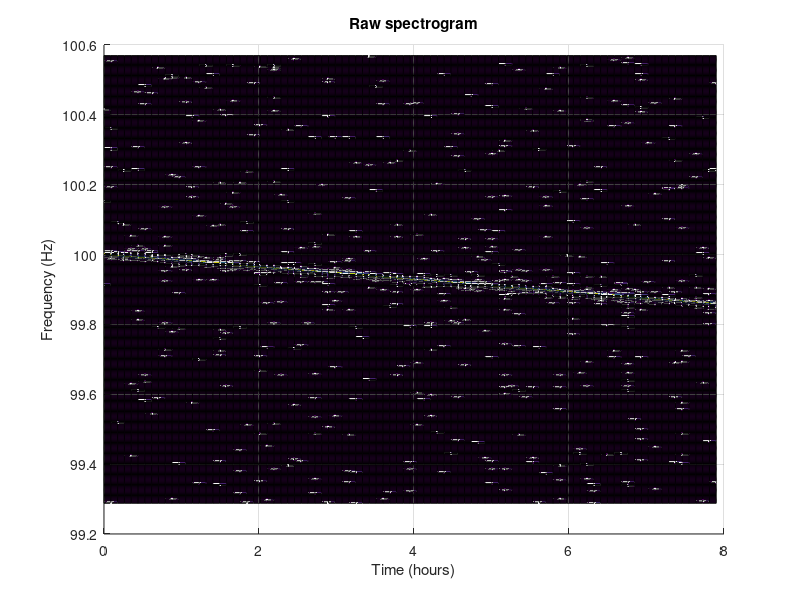

MATLAB code to generate this figure: (Note: this script raises an error after producing the figure.)
% SNRg Calculations

clear;
clc;
close all;

% Choose settings (0 = off, 1 = on)
ParsevalSNR = 1; 
RealPartDS = 0;
Animation = 0;
NequalNseg = 1;
PlotSNRvsdfdot = 1;
PlotMaxSNRgvsTobs = 0;
PlotLastTimeSegment = 0;
Plotdfdotvsi = 0;
OutputFile1 = 0;
OutputFile2 = 0;
OutputFile3 = 0;

%% Generate Signal Spectrogram

% SNR1 and {SNRg_i | M<=i<=N} will be calculated
M = 1;
N = 1500;
Ntrial = 10;
if (OutputFile1 == 0)
    Ntrial = 1;
end

% Set information on noise samples
nNoiseSample = 10;
noiseOffset = 50;
nBinSide = 4;

% Sampling frequency
fsamp = 1024.;

% Noise ASD ( / sqrt(Hz) )
hnoise = 12;
noiseamp = hnoise;

% Signal initial frequency (Hz)
f_sig = 100.;

% Signal frequency derivative (Hz/s)
fdot_sig = -5.e-6;

% Length of observation (hr)
Tobs_hr = 8.;
Tobs = Tobs_hr * 3600.;
if (OutputFile1 == 1)
    if (ParsevalSNR == 1)
        filename = sprintf('SNRgfdot_%0.es-2Tobs_%0.fhrP.csv', fdot_sig, Tobs_hr);
    else
        filename = sprintf('SNRgfdot_%0.es-2Tobs_%0.fhr.csv', fdot_sig, Tobs_hr);
    end
end

% Coherence time (hr) - choose so that signal drifts 0.5 bin per coherence time
Tcoh_hr = 1./3600.*sqrt(0.5/abs(fdot_sig));
Tcoh = Tcoh_hr * 3600.;

% Adjust coherence time to be an integer number of seconds
Tcoh = floor(Tcoh);
Tcoh_hr = Tcoh/3600.;

% DO NOT TOUCH/CARE
searchScale = 0;

f_sigStepSize = (0.1)/Tcoh*(Tcoh < Tobs) + 0.3/sqrt(0.5/(1.e-6))*(Tcoh >= Tobs);
fvec_sig = (f_sig-searchScale*f_sigStepSize) : f_sigStepSize : (f_sig+searchScale*f_sigStepSize);

fdot_sigStepSize = (7.8e-6)*abs(fdot_sig)*(fdot_sig ~= 0) + 1.e-7*(fdot_sig == 0);
fdotvec_sig = (fdot_sig-searchScale*fdot_sigStepSize) : fdot_sigStepSize : (fdot_sig+searchScale*fdot_sigStepSize);

[F, Fdot] = meshgrid(fvec_sig, fdotvec_sig);

% Adjust observation time to be exactly an integer number of coherence times to avoid binning headaches
Nseg = floor(Tobs/Tcoh);
if (NequalNseg == 1)
    N = Nseg;
    %N = floor(Nseg/10)*10;
end
Tobs = Nseg*Tcoh;
Tobs_hr = Tobs / 3600.;
fprintf('Observation time = %d sec (%f hr)\n',Tobs,Tobs_hr);
fprintf('Coherence time per segment = %d sec (%f hr)\n',Tcoh,Tcoh_hr);
assert(M<=N, 'Error: M>N');

% Set noise power mean and standard deviation from Parseval's Theorem
if (ParsevalSNR == 1)
    noiseMean = 1;
    noiseSTD = 1;
end

% Define time series to hold raw data stream of signal plus noise
deltat = 1./fsamp;
t = 0:deltat:Tobs;
Nsample = length(t);

% Search band width (Hz)
bandscale = 115; % Increase if fIndex is too high/low
f_siglo = min(f_sig,f_sig+fdot_sig*Tobs);
f_sighi = max(f_sig,f_sig+fdot_sig*Tobs);
freqlo_approx = min(fvec_sig)+min(fdotvec_sig)*Tobs - (noiseOffset + nNoiseSample + nBinSide)/Tcoh - bandscale/Tcoh;
freqhi_approx = max(fvec_sig)+max(fdotvec_sig)*Tobs*(max(fdotvec_sig) > 0) + (noiseOffset + nNoiseSample + nBinSide)/Tcoh + bandscale/Tcoh;
freqhi = ceil(freqhi_approx * Tcoh)/Tcoh;
freqlo = floor(freqlo_approx * Tcoh)/Tcoh;
bandwidth = freqhi - freqlo;
fprintf('Low/high frequencies of band shown: %f-%f Hz\n',freqlo,freqhi);

% Number of bins signal drifts per coherence time
Nbin_drift = abs(fdot_sig) * Tcoh * Tcoh;
Nbin_drift_total = abs(fdot_sig) * Tobs * Tcoh;
fprintf('Number of bins signal drifts per coherence time = %8.2f\n',Nbin_drift);
fprintf('Total number of bins signal drifts = %8.2f\n',Nbin_drift_total);

for dummyIterator = 1:Ntrial
    % Generate noise
    noise = noiseamp*random('norm',0.,1.,1.,Nsample);

    % Signal amplitude (no antenna pattern) 
    hamp = 1;

    % Generate signal in time domain
    signal = hamp*sin(2*pi*(f_sig*t + 0.5*fdot_sig*t.^2));
    data = signal + noise;

    % Generate spectra for each coherence time and extract band of interest to make spectrogram
    indbandlo = floor(freqlo*Tcoh)+1;
    indbandhi = floor(freqhi*Tcoh)+1;
    nbandbin = indbandhi - indbandlo + 1;
    Nseg = floor(Tobs/Tcoh);
    Nsample_coh = floor(Nsample / Nseg);
    spectrogram = zeros(nbandbin,Nseg);
    rawSpectrogram = (1+sqrt(-1)).*zeros(nbandbin,Nseg);
    fftNormalization = sqrt(1/Tcoh/fsamp)/noiseamp;
    for seg = 1:Nseg
       fprintf('Generating segment %d\n',seg);
       indlo = (seg-1)*Nsample_coh + 1;
       indhi = indlo + Nsample_coh - 1;
       segment = data(indlo:indhi);
       segment_noNoise = signal(indlo:indhi);
       rawfft = fft(segment,Nsample_coh);
       spectrogram(1:nbandbin,seg) = abs(rawfft(indbandlo:indbandhi))*fftNormalization;
       rawSpectrogram(1:nbandbin,seg) = rawfft(indbandlo:indbandhi)*fftNormalization;
       [dummyVariable, fIndex_sig] = max(rawfft(indbandlo:indbandhi)*fftNormalization);
       if (seg == round(Nseg/5) || seg == round(Nseg/5*2) || seg == round(Nseg/5*3) || seg == round(Nseg/5*4) || seg == Nseg)
           fprintf('Signal fIndex of segment %d = %d; magnitude = %d; phase = %d\n', seg, fIndex_sig, abs(dummyVariable), angle(dummyVariable));
       end
    end

    % Create modified spectrogram for plot
    plotSpectrogram = spectrogram;
    for k = 1:Nseg
        segment = plotSpectrogram(:, k);
        segment(segment < 0.1*max(segment)) = 0;
        plotSpectrogram(:, k) = segment;
    end

    % Plot spectrogram bar3(spectrogram)
    segarray = 1:Nseg;
    seghour = (segarray-1)*Tcoh/3600.;
    indarray = [indbandlo:indbandhi];
    freqplot = (indarray-indbandlo)*1.0/Tcoh + freqlo;

    figure(1);
    fprintf('Creating spectrogram plot with %d time bins (columns) and %d frequency bins (rows)...\n',Nseg,nbandbin);
    s1 = surf(seghour,freqplot,plotSpectrogram);
    title('Raw spectrogram');
    xlabel('Time (hours)');
    ylabel('Frequency (Hz)');
    view(0,90);
    ax = gca;
    ax.FontSize = 18;
    ax.LineWidth = 3;
    axis([min(seghour) max(seghour) min(freqplot) max(freqplot)]);

    %% Calculate Detection Statistics

    % Create vector of column midpoints
    tMid = zeros(1, Nseg);
    for tIndex = 1:Nseg
    tMid(tIndex) = (tIndex - 0.5)*Tcoh;
    end

    tMid_hr = tMid./3600;

    % Create vector of indices for frequency trajectory
    freqTrajIndex = zeros(1, Nseg);
    for tIndex = 1:Nseg
        freqTrajIndex(tIndex) = find(t == tMid(tIndex));
    end

    % Calculate expected phase/frequency trajectories and signal
    freqTraj = f_sig + fdot_sig.*t;
    phaseTraj = 2*pi.*(f_sig.*t + 0.5*fdot_sig.*t.^2);
    searchSignal = hamp.*sin(phaseTraj);

    % Create template spectrogram
    searchSpectrogram = (1+sqrt(-1)).*zeros(nbandbin,Nseg);
    for seg = 1:Nseg
        indlo = (seg-1)*Nsample_coh + 1;
        indhi = indlo + Nsample_coh - 1;
        searchSegment = searchSignal(indlo:indhi);
        searchRawfft = fft(searchSegment, Nsample_coh);
        searchSpectrogram(1:nbandbin,seg) = searchRawfft(indbandlo:indbandhi)*fftNormalization;
    end

    % Find predicted frequency at each column midpoint
    fMid = zeros(1, Nseg);
    for tIndex = 1:Nseg
        fMid(tIndex) = freqTraj(freqTrajIndex(tIndex));
    end

    % Calculate signal frequency indices
    fIndex = zeros(1, Nseg);
    for tIndex = 1:Nseg
        fIndex(tIndex) = find(abs(freqplot - fMid(tIndex)) == min(abs(freqplot - fMid(tIndex))), 1, 'first');
    end

    % Calculate background noise frequency indices
    fIndex_noise = zeros(nNoiseSample, Nseg);
    for k = 1:nNoiseSample
        fIndex_noise(k, :) = fIndex + (2*nBinSide+2)*k + noiseOffset;
    end

    % Calculate weights array
    weight = (1+sqrt(-1)).*zeros(nbandbin,Nseg);
    for tIndex = 1:Nseg
        %weight(:, tIndex) = hamp.*searchSpectrogram(:, tIndex)/sum(abs(searchSpectrogram((fIndex(tIndex)-nBinSide):(fIndex(tIndex)+nBinSide), tIndex)).^2);
        weight(:, tIndex) = searchSpectrogram(:, tIndex).*abs(searchSpectrogram(:, tIndex)).^2/sum(abs(searchSpectrogram((fIndex(tIndex)-nBinSide):(fIndex(tIndex)+nBinSide), tIndex)).^2);
    end

    % Calculate detection statistics
    signalDS1 = 0;
    signalDSg_i = zeros(N-M+1, 1);
    grouper_sig = (1+sqrt(-1)).*zeros(N-M+1, 1);
    noiseDS1 = zeros(1, nNoiseSample);
    noiseDSg_i = (1+sqrt(-1)).*zeros(N-M+1, nNoiseSample);
    grouper_noise = (1+sqrt(-1)).*zeros(N-M+1, nNoiseSample);

    signalDSContribution1 = [];
    signalDSContribution2 = [];
    signalDSContribution3 = [];
    signalDSContribution4 = [];

    noiseDSContribution1 = [];
    noiseDSContribution2 = [];
    noiseDSContribution3 = [];
    noiseDSContribution4 = [];

    for tIndex = 1:Nseg
        % Signal detection statistics
        signalDS1 = signalDS1 + (abs(spectrogram(fIndex(tIndex), tIndex)))^2;
        grouper_sig = grouper_sig + sum(conj(weight((fIndex(tIndex)-nBinSide):(fIndex(tIndex)+nBinSide), tIndex)).*rawSpectrogram((fIndex(tIndex)-nBinSide):(fIndex(tIndex)+nBinSide), tIndex));
        for i = M:N
            if (RealPartDS == 1)
                contribution = real(grouper_sig(i-M+1)); 
            else
                contribution = abs(grouper_sig(i-M+1))^2;
            end
            if (mod(tIndex, i) == 0)
                signalDSg_i(i-M+1) = signalDSg_i(i-M+1) + contribution;
                if (i == 1)
                    signalDSContribution1 = [signalDSContribution1, contribution];
                elseif (i == 2)
                    signalDSContribution2 = [signalDSContribution2, contribution];
                elseif (i == 3)
                    signalDSContribution3 = [signalDSContribution3, contribution];
                elseif (i == 4)
                    signalDSContribution4 = [signalDSContribution4, contribution];
                end
                grouper_sig(i-M+1) = 0;
            elseif (tIndex == Nseg)
                signalDSg_i(i-M+1) = signalDSg_i(i-M+1) + contribution;
                grouper_sig(i-M+1) = 0;
            end
        end

        % Noise detection statistics
        for k = 1:nNoiseSample
            noiseDS1(k) = noiseDS1(k) + (abs(spectrogram(fIndex_noise(k, tIndex), tIndex)))^2;
            grouper_noise(:, k) = grouper_noise(:, k) + sum(conj(weight((fIndex(tIndex)-nBinSide):(fIndex(tIndex)+nBinSide), tIndex)).*rawSpectrogram((fIndex_noise(k, tIndex)-nBinSide):(fIndex_noise(k, tIndex)+nBinSide), tIndex));
        end
        for i = M:N
            if (RealPartDS == 1)
                contribution = real(grouper_noise(i-M+1, :)); 
            else
                contribution = abs(grouper_noise(i-M+1, :)).^2;
            end
            if (mod(tIndex, i) == 0)
                noiseDSg_i(i-M+1, :) = noiseDSg_i(i-M+1, :) + contribution;
                if (i == 1)
                    noiseDSContribution1 = [noiseDSContribution1, [abs(grouper_noise(i-M+1, 1))^2; abs(grouper_noise(i, floor(nNoiseSample/2)))^2; abs(grouper_noise(i, end))^2]];
                elseif (i == 2)
                    noiseDSContribution2 = [noiseDSContribution2, [abs(grouper_noise(i-M+1, 1))^2; abs(grouper_noise(i, floor(nNoiseSample/2)))^2; abs(grouper_noise(i, end))^2]];
                elseif (i == 3)
                    noiseDSContribution3 = [noiseDSContribution3, [abs(grouper_noise(i, 1))^2; abs(grouper_noise(i, floor(nNoiseSample/2)))^2; abs(grouper_noise(i, end))^2]];
                elseif (i == 4)
                    noiseDSContribution4 = [noiseDSContribution4, [abs(grouper_noise(i, 1))^2; abs(grouper_noise(i, floor(nNoiseSample/2)))^2; abs(grouper_noise(i, end))^2]];
                end
                grouper_noise(i-M+1, :) = 0;
            elseif (tIndex == Nseg)
                noiseDSg_i(i-M+1, :) = noiseDSg_i(i-M+1, :) + contribution;
            end
        end
    end

    %% Calculate SNRs and Plot
    % Calculate SNRs
    SNR1 = abs(signalDS1 - mean(noiseDS1))/std(noiseDS1);
    fprintf('SNR1 = %e\n', SNR1);
    SNRg_i = zeros(N-M+1, 1);
    for i = M:N
        if (ParsevalSNR == 0)
            SNRg_i(i-M+1) = abs(signalDSg_i(i-M+1) - mean(noiseDSg_i(i-M+1, :)))/std(noiseDSg_i(i-M+1, :));
        elseif (ParsevalSNR == 1)
            SNRg_i(i-M+1) = abs(signalDSg_i(i-M+1) - noiseMean)/noiseSTD/sqrt(i);
        end
        fprintf('SNRg_%d = %e\n', i, SNRg_i(i-M+1));
    end

    if (OutputFile1 == 1)
        assert(all(M:N==1:Nseg), 'Error: Output File 1 can only function when M=1 and N=Nseg')
        fout = fopen(filename, 'a');
        for i = M:N
            if (i == N)
                fprintf(fout, '%e\n', SNRg_i(i-M+1));
            else
                fprintf(fout, '%e,', SNRg_i(i-M+1));
            end
        end
    end

end
% Plot data
figure(2)
p1 = scatter(M:N, SNRg_i, 'ok');
hold on;
if (ParsevalSNR == 0)
    p2 = plot(M:N, SNR1.*ones(1, N-M+1), '--r');
end
title('SNRg_i vs i');
xlabel('i');
ylabel('SNRg_i');
if (ParsevalSNR == 0)
    legend('SNRg_i', 'SNR1', 'location', 'northwest');
else
    legend('SNRg_i', 'location', 'northwest');
end
grid on;
p1.LineWidth = 3;
ax = gca;
ax.LineWidth = 3;
ax.FontSize = 16;

[imax, SNRg_imax] = max(SNRg_i);
fprintf('Max of %e at i = %d\n', imax, SNRg_imax);
%% Plot DS Contributions

if (NequalNseg == 1 && M == 1 && Nseg >= 4)
    % Create segment vectors for each SNRg_i
    segvecs = {[], [], [], []};
    for tIndex = 1:Nseg
        for i = 1:4
            if (mod(tIndex, i) == 0)
                segvecs{i} = [segvecs{i}, tIndex];
            end
        end
    end

    figure(3)
    subplot(2, 2, 1)
    p311 = plot(segvecs{1}, signalDSContribution1, '-r');
    hold on;
    p321 = plot(segvecs{2}, signalDSContribution2, '-g');
    p331 = plot(segvecs{3}, signalDSContribution3, '-b');
    p341 = plot(segvecs{4}, signalDSContribution4, '-m');
    hold off;
    ylim([0, 17]);
    title('Signal DS Contributions for SNRg_i');
    xlabel('time segment');
    ylabel('contribution');
    legend('i=1', 'i=2', 'i=3', 'i=4');
    ax = gca;
    ax.LineWidth = 3;
    ax.FontSize = 15;

    subplot(2, 2, 2)
    p312 = plot(segvecs{1}, noiseDSContribution1(1, :), '-r');
    hold on;
    p322 = plot(segvecs{2}, noiseDSContribution2(1, :), '-g');
    p332 = plot(segvecs{3}, noiseDSContribution3(1, :), '-b');
    p342 = plot(segvecs{4}, noiseDSContribution4(1, :), '-m');
    hold off;
    title('Noise DS Contributions for SNRg_i (first noise sample)');
    xlabel('time segment');
    ylabel('contribution');
    legend('i=1', 'i=2', 'i=3', 'i=4');
    ax = gca;
    ax.LineWidth = 3;
    ax.FontSize = 15;

    subplot(2, 2, 3)
    p313 = plot(segvecs{1}, noiseDSContribution1(2, :), '-r');
    hold on;
    p323 = plot(segvecs{2}, noiseDSContribution2(2, :), '-g');
    p333 = plot(segvecs{3}, noiseDSContribution3(2, :), '-b');
    p343 = plot(segvecs{4}, noiseDSContribution4(2, :), '-m');
    hold off;
    title('Noise DS Contributions for SNRg_i (middle noise sample)');
    xlabel('time segment');
    ylabel('contribution');
    legend('i=1', 'i=2', 'i=3', 'i=4');
    ax = gca;
    ax.LineWidth = 3;
    ax.FontSize = 15;

    subplot(2, 2, 4)
    p314 = plot(segvecs{1}, noiseDSContribution1(3, :), '-r');
    hold on;
    p324 = plot(segvecs{2}, noiseDSContribution2(3, :), '-g');
    p334 = plot(segvecs{3}, noiseDSContribution3(3, :), '-b');
    p344 = plot(segvecs{4}, noiseDSContribution4(3, :), '-m');
    hold off;
    title('Noise DS Contributions for SNRg_i (last noise sample)');
    xlabel('time segment');
    ylabel('contribution');
    legend('i=1', 'i=2', 'i=3', 'i=4');
    ax = gca;
    ax.LineWidth = 3;
    ax.FontSize = 15;

end
%% Calculate SNR for Various fdot

% Create vector of fdot values (for search)
searchScale = 20;
fdot_sigStepSize = 3.125e-11;
fdotvec_sig = (fdot_sig - searchScale*fdot_sigStepSize):fdot_sigStepSize:(fdot_sig + searchScale*fdot_sigStepSize);
SNR1Array = zeros(1, length(fdotvec_sig));
SNRg_iArray = zeros(N-M+1, length(fdotvec_sig));

for j = 1:length(fdotvec_sig)
    
    fprintf('Calulating SNRg_is for dfdot = %e\n', fdotvec_sig(j)-fdot_sig);
    
    % Calculate expected phase/frequency trajectories and signal
    freqTraj = f_sig + fdotvec_sig(j).*t; 
    phaseTraj = 2*pi.*(f_sig.*t + 0.5*fdotvec_sig(j).*t.^2);
    searchSignal = hamp.*sin(phaseTraj);

    % Create template spectrogram
    searchSpectrogram = (1+sqrt(-1)).*zeros(nbandbin,Nseg);
    for seg = 1:Nseg
        indlo = (seg-1)*Nsample_coh + 1;
        indhi = indlo + Nsample_coh - 1;
        searchSegment = searchSignal(indlo:indhi);
        searchRawfft = fft(searchSegment, Nsample_coh);
        searchSpectrogram(1:nbandbin,seg) = searchRawfft(indbandlo:indbandhi)*fftNormalization;
    end

    % Find predicted frequency at each column midpoint
    fMid = zeros(1, Nseg);
    for tIndex = 1:Nseg
        fMid(tIndex) = freqTraj(freqTrajIndex(tIndex));
    end

    % Calculate signal frequency indices
    fIndex = zeros(1, Nseg);
    for tIndex = 1:Nseg
        fIndex(tIndex) = find(abs(freqplot - fMid(tIndex)) == min(abs(freqplot - fMid(tIndex))), 1, 'first');
    end
    
    % Calculate background noise frequency indices
    fIndex_noise = zeros(nNoiseSample, Nseg);
    for k = 1:nNoiseSample
        fIndex_noise(k, :) = fIndex + 10*k + noiseOffset;
    end

    % Calculate weights array
    weight = (1+sqrt(-1)).*zeros(nbandbin,Nseg);
    for tIndex = 1:Nseg
        weight(:, tIndex) = hamp.*searchSpectrogram(:, tIndex)/sum(abs(searchSpectrogram((fIndex(tIndex)-nBinSide):(fIndex(tIndex)+nBinSide), tIndex)).^2);
        weight(:, tIndex) = searchSpectrogram(:, tIndex).*abs(searchSpectrogram(:, tIndex)).^2/sum(abs(searchSpectrogram((fIndex(tIndex)-nBinSide):(fIndex(tIndex)+nBinSide), tIndex)).^2);
    end

    % Calculate detection statistics
    signalDS1 = 0;
    signalDSg_i = zeros(N-M+1, 1);
    grouper_sig = (1+sqrt(-1)).*zeros(N-M+1, 1);
    noiseDS1 = zeros(1, nNoiseSample);
    noiseDSg_i = (1+sqrt(-1)).*zeros(N-M+1, nNoiseSample);
    grouper_noise = (1+sqrt(-1)).*zeros(N-M+1, nNoiseSample);

    if (j == 15)
        DScontributions15 = zeros(1, Nseg);
    elseif (j == 21)
        DScontributions21 = zeros(1, Nseg);
    elseif (j == 11)
        DScontribution11 = zeros(1, Nseg);
    end

    for tIndex = 1:Nseg
        % Signal detection statistics
        signalDS1 = signalDS1 + (abs(spectrogram(fIndex(tIndex), tIndex)))^2;
        grouper_sig = grouper_sig + sum(conj(weight((fIndex(tIndex)-nBinSide):(fIndex(tIndex)+nBinSide), tIndex)).*rawSpectrogram((fIndex(tIndex)-nBinSide):(fIndex(tIndex)+nBinSide), tIndex));
        for i = M:N
            if (RealPartDS == 1)
                contribution = real(grouper_sig(i-M+1)); 
            else
                contribution = abs(grouper_sig(i-M+1))^2;
            end
            if (mod(tIndex, i) == 0)
                signalDSg_i(i-M+1) = signalDSg_i(i-M+1) + contribution;
                if (j == 15 && i == 1)
                    DScontributions15(tIndex) = contribution;
                elseif (j == 21 && i == 1)
                    DScontributions21(tIndex) = contribution;
                elseif (j == 11 && i == 1)
                    DScontribution11(tIndex) = contribution;
                end
                grouper_sig(i-M+1) = 0;
            elseif (tIndex == Nseg)
                signalDSg_i(i-M+1) = signalDSg_i(i-M+1) + contribution;
            end
        end

        % Noise detection statistics
        for k = 1:nNoiseSample
            noiseDS1(k) = noiseDS1(k) + (abs(spectrogram(fIndex_noise(k, tIndex), tIndex)))^2;
            grouper_noise(:, k) = grouper_noise(:, k) + sum(conj(weight((fIndex(tIndex)-nBinSide):(fIndex(tIndex)+nBinSide), tIndex)).*rawSpectrogram((fIndex_noise(k, tIndex)-nBinSide):(fIndex_noise(k, tIndex)+nBinSide), tIndex));
        end
        for i = M:N
            if (RealPartDS == 1)
                contribution = real(grouper_noise(i-M+1, :)); 
            else
                contribution = abs(grouper_noise(i-M+1, :)).^2;
            end
            if (mod(tIndex, i) == 0)
                noiseDSg_i(i-M+1, :) = noiseDSg_i(i-M+1, :) + contribution;
                grouper_noise(i-M+1, :) = 0;
            elseif (tIndex == Nseg)
                noiseDSg_i(i-M+1, :) = noiseDSg_i(i-M+1, :) + contribution;
            end
        end
    end
    
    SNR1Array(j) = abs(signalDS1 - mean(noiseDS1))/std(noiseDS1);
    for i = M:N
        if (ParsevalSNR == 0)
            SNRg_iArray(i-M+1, j) = abs(signalDSg_i(i-M+1) - mean(noiseDSg_i(i-M+1, :)))/std(noiseDSg_i(i-M+1, :));
        elseif (ParsevalSNR == 1)
            SNRg_iArray(i-M+1, j) = abs(signalDSg_i(i-M+1) - noiseMean)/noiseSTD/sqrt(i);
        end
    end
    
    % Compare search spectrogram and signal spectrogram last time segment
    if (PlotLastTimeSegment == 1)
        range = (fIndex(end)-10):(fIndex(end)+10);
        
        figure(1900+j)
        s1900j = scatter(range, abs(searchSpectrogram(range, end)), '*k');
        hold on;
        p1900j = plot(range, abs(rawSpectrogram(range, end)), '-r');
        x1900j = xline(fIndex(end), '--k');
        x1900j.LineWidth = 1;
        s1900j.LineWidth = 3;
        title(['Last Time Segment Fourier Coefficient Magnitude dfdot_{sig} = ', num2str(fdotvec_sig(j) - fdot_sig), ' Hz/s']);
        xlabel('frequency bin');
        ylabel('magnitude');
        legend('template', 'data', 'fIndex');
        ax = gca;
        ax.FontSize = 14;
        ax.LineWidth = 3;
        grid on;
        hold off;
        
        figure(2900+j)
        s2900j = scatter(range, unwrap(atan2(imag(searchSpectrogram(range, end)), real(searchSpectrogram(range, end)))), '*k');
        hold on;
        p2900j = plot(range, unwrap(atan2(imag(rawSpectrogram(range, end)), real(rawSpectrogram(range, end)))), '-r');
        x2900j = xline(fIndex(end), '--k');
        x2900j.LineWidth = 1;
        s2900j.LineWidth = 3;
        title(['Last Time Segment Fourier Coefficient Phase dfdot_{sig} = ', num2str(fdotvec_sig(j) - fdot_sig), ' Hz/s']);
        xlabel('frequency bin');
        ylabel('phase');
        legend('template', 'data', 'fIndex');
        ax = gca;
        ax.FontSize = 14;
        ax.LineWidth = 3;
        grid on;
        hold off;
    end
end
if (searchScale >= 20)
    figure(3000)
    p39001 = plot(1:Nseg, DScontributions15, '-g');
    hold on;
    p39002 = plot(1:Nseg, DScontributions21, '-m');
    p39003 = plot(1:Nseg, DScontribution11, '-b');
    hold off;
    title('Center Bin and Off Bin DS Contributions(i == 1)')
    xlabel('time segment')
    ylabel('DS Contribution')
    legend('off bin with max SNR', 'center bin', 'off bin with lower SNR')
    ax = gca;
    ax.FontSize = 16;
    ax.LineWidth = 3;
    grid on;
end

%% Plot data for deviations in fdot

% Create titles
titleStrings = cell(1, N-M+1);
for i = M:N
    titleStrings{i-M+1} = sprintf('SNRg_{%d} vs dfdot', i);
end
dfdot_sig = fdotvec_sig-fdot_sig;

% Plot SNRg_i vs i
for k = 1:length(dfdot_sig)
    figure(3+k)
    sk1 = scatter(M:N, SNRg_iArray(:, k), 'ok');
    title(['SNRg_i vs i for dfdot = ', num2str(dfdot_sig(k))]);
    xlabel('i');
    ylabel('SNRg_i');
    grid on;
    ax = gca;
    ax.LineWidth = 3;
    ax.FontSize = 16;
end

% Plot SNRg_i vs dfdot
if (PlotSNRvsdfdot == 1)
    for i = M:N
        figure(3+length(dfdot_sig)+i-M+1)
        subplot(1, 2, 1)
        hold on;
        si1 = scatter(dfdot_sig, SNRg_iArray(i-M+1, :)/SNRg_iArray(i-M+1, searchScale+1), 'ok');
        title(titleStrings{i-M+1});
        xlabel('dfdot (Hz/s)');
        ylabel('SNR/SNR_m_a_x');
        legend(['i = ', num2str(i)])
        grid on;
        ax = gca;
        ax.LineWidth = 3;
        ax.FontSize = 16;

        subplot(1, 2, 2)
        si2 = scatter(dfdot_sig, SNRg_iArray(i-M+1, :), 'ok');
        title(titleStrings{i-M+1});
        xlabel('dfdot (Hz/s)');
        ylabel('SNR');
        legend(['i = ', num2str(i)])
        grid on;
        ax = gca;
        ax.LineWidth = 3;
        ax.FontSize = 16;
    end
end

%% Animation
if (Animation == 1)
    figure(4+length(dfdot_sig)+N-M+1)
    sgtitle('SNRg_i vs dfdot for Various i', 'FontSize', 20);
    for repeat = 1:3
        for i = M:N
            subplot(1, 2, 1)
            scatter(dfdot_sig, SNRg_iArray(i-M+1, :)/max(SNRg_iArray(i-M+1, :)), 'ok');
            axis([1.01*min(dfdot_sig), 1.01*max(dfdot_sig), 0, 1]);
            xlabel('dfdot (Hz/s)');
            ylabel('SNR/SNR_m_a_x');
            legend(['i = ', num2str(i)]);
            title('Normalized');
            ax = gca;
            ax.LineWidth = 3;
            ax.FontSize = 16;
            grid on;

            subplot(1, 2, 2)
            scatter(dfdot_sig, SNRg_iArray(i-M+1, :), 'ok');
            axis([1.01*min(dfdot_sig), 1.01*max(dfdot_sig), 0, max(SNRg_iArray(:))]);
            xlabel('dfdot (Hz/s)');
            ylabel('SNR');
            legend(['i = ', num2str(i)]);
            title('Not Normalized');
            ax = gca;
            ax.LineWidth = 3;
            ax.FontSize = 16;
            grid on;
            pause(0.5)
        end
    end
end
%% Fit SNRg_i vs dfdot to curve and find dfdot for 20% offset
dfdotp = linspace(min(dfdot_sig), max(dfdot_sig), 1.e4*length(dfdot_sig));
SNRsplines = zeros(N-M+1, length(dfdotp));
templateSpacings = zeros(N-M+1, 1);

for i = M:N
    SNRsplines(i-M+1, :) = spline(dfdot_sig, SNRg_iArray(i-M+1, :), dfdotp);
    templateSpacings(i-M+1) = mode(abs(dfdotp(abs(SNRsplines(i-M+1, :) - 0.8*SNRg_iArray(i-M+1, searchScale+1)) == min(abs(SNRsplines(i-M+1, :) - 0.8*SNRg_iArray(i-M+1, searchScale+1))))));
    
    if (PlotSNRvsdfdot == 1)
        figure(3+length(dfdot_sig)+i-M+1)
        subplot(1, 2, 1)
        hold on;
        pi1 = plot(dfdotp, SNRsplines(i-M+1, :)/SNRg_iArray(i-M+1, searchScale+1));
        legend(['i = ', num2str(i)], 'spline', 'Location', 'south')

        subplot(1, 2, 2)
        hold on;
        pi2 = plot(dfdotp, SNRsplines(i-M+1, :));
        legend(['i = ', num2str(i)], 'spline', 'Location', 'south')
    end
end


for i = M:N
    fprintf('For i = %d, stepping %e in fdot causes a 20%% drop in SNRg_i\n', i, templateSpacings(i-M+1));
end

figure(1000000)
s1000000 = scatter(log10(M:N), log10(templateSpacings));
s1000000.MarkerFaceColor = 'k';
title('Template Spacing vs i');
xlabel('log(i)');
ylabel('log(dfdot)');
ax = gca;
ax.FontSize = 16;
ax.LineWidth = 3;
grid on;


if (OutputFile2 == 1)
    if (ParsevalSNR == 1)
        filename2 = sprintf('SNRgTemplateSpacingfdot_%0.eP.csv', fdot_sig);
    else
        filename2 = sprintf('SNRgTemplateSpacingfdot_%0.e.csv', fdot_sig);
    end
    fout2 = fopen(filename2, 'a');
    for i = M:N
        fprintf(fout2, '%f, %d, %e\n', Tobs_hr, i, templateSpacings(i-M+1));
    end
end

if (OutputFile3 == 1)
    assert(all(M:N==1:Nseg), 'Error: Output File 3 can only function when M=1 and N=Nseg')
    if (ParsevalSNR == 1)
        filename3 = sprintf('SNRgTemplateSpacingvsStepSizefdot_%0.eTobs_%0.fP.csv', fdot_sig, Tobs_hr);
    else
        filename3 = sprintf('SNRgTemplateSpacingvsStepSizefdot_%0.eTobs_%0.f.csv', fdot_sig, Tobs_hr);
    end
    fout3 = fopen(filename3, 'a');
    fprintf(fout3, '%e,', fdot_sigStepSize);
    for i = M:N
        if (i == N)
            fprintf(fout3, '%e\n', templateSpacings(i-M+1));
        else
            fprintf(fout3, '%e,', templateSpacings(i-M+1));
        end
        
    end
end

%% Plot log-log graph

templateFitCoeffs = polyfit(log10(M:N), log10(templateSpacings), 1);

if (Plotdfdotvsi == 1)
    figure(5+length(dfdot_sig)+N)
    p5fN = plot(log10(M:N), log10(abs(fitCoeffs*sqrt(log(5/4)))), '-k');
    hold on;
    p5fN2 = plot(log10(M:N), -2*(log10(M:N)-log10(N)) + log10(abs(fitCoeffs(N)*sqrt(log(5/4)))), '-r');
    p5fN1 = plot(log10(M:N), -1*(log10(M:N)-log10(N)) + log10(abs(fitCoeffs(N)*sqrt(log(5/4)))), '-g');
    p5fNh = plot(log10(M:N), -0.5*(log10(M:N)-log10(N)) + log10(abs(fitCoeffs(N)*sqrt(log(5/4)))), '-b');
    p5fNf = plot(log10(M:N), -0.25*(log10(M:N)-log10(N)) + log10(abs(fitCoeffs(N)*sqrt(log(5/4)))), '-m');
    p5fNfit = plot(log10(M:N), templateFitCoeffs(1).*log10(M:N) + templateFitCoeffs(2));
    xlim([log10(M), log10(N)]);
    title('dfdot for 20% Offset in SNRg_i vs i (log-log)');
    xlabel('log(i)');
    ylabel('log(dfdot)');
    legend('dfdot values', 'line through last point with slope = -2', 'line through last point with slope = -1', 'line through last point with slope = -1/2', 'line through last point with slope = -1/4', 'linear fit');
    p5fN.LineWidth = 3;
    p5fN2.LineWidth = 2;
    p5fN1.LineWidth = 2;
    p5fNh.LineWidth = 2;
    p5fNf.LineWidth = 2;
    p5fNfit.LineWidth = 2.5;
    p5fNfit.Color = [0.7, 0.7, 0.2];
    ax = gca;
    ax.LineWidth = 3;
    ax.FontSize = 16;
    grid on; 
    hold off;
end

fprintf('Template spacing for Tobs = %f hr: dfdot = %e * i^(%f)\n', Tobs_hr, 10^(templateFitCoeffs(2)), templateFitCoeffs(1));


%% Plot Maximum SNRg_i vs Tobs

if (PlotMaxSNRgvsTobs == 1)
    % Read in and process data from csv
    csvData = readmatrix('maxSNRgData.csv', 2, 0);
    Tobsvec = csvData(:, 1);
    Nsegvec = csvData(:, 2);
    imaxData = csvData(:, 3:2:end);
    SNRg_imaxData = csvData(:, 4:2:end);

    imax_avg = mean(imaxData, 2);
    imax_err = std(imaxData, 0, 2)/length(imaxData(1, :));
    SNRg_imax_avg = mean(SNRg_imaxData, 2);
    SNRg_imax_err = std(SNRg_imaxData, 0, 2)/length(SNRg_imaxData(1, :));

    figure(6+length(dfdot_sig)+N)
    subplot(1, 2, 1)
    e6fN1 = errorbar(Tobsvec, imax_avg, imax_err, '-k');
    hold on;
    p6fN1 = plot(Tobsvec, Nsegvec, '--b');
    title('i of Maximum SNRg_i vs Tobs');
    xlabel('Tobs (hr)');
    ylabel('i');
    legend('i of max SNRg', 'Nseg', 'Location', 'NorthWest');
    e6fN1.LineWidth = 2;
    grid on;
    ax = gca;
    ax.FontSize = 15;
    ax.LineWidth = 3;

    subplot(1, 2, 2)
    e6fN2 = errorbar(Tobsvec, SNRg_imax_avg, SNRg_imax_err, '-k');
    title('Maximum SNRg_i vs Tobs');
    xlabel('Tobs (hr)');
    ylabel('SNRg');
    e6fN2.LineWidth = 2;
    grid on;
    ax = gca;
    ax.FontSize = 15;
    ax.LineWidth = 3;
end
